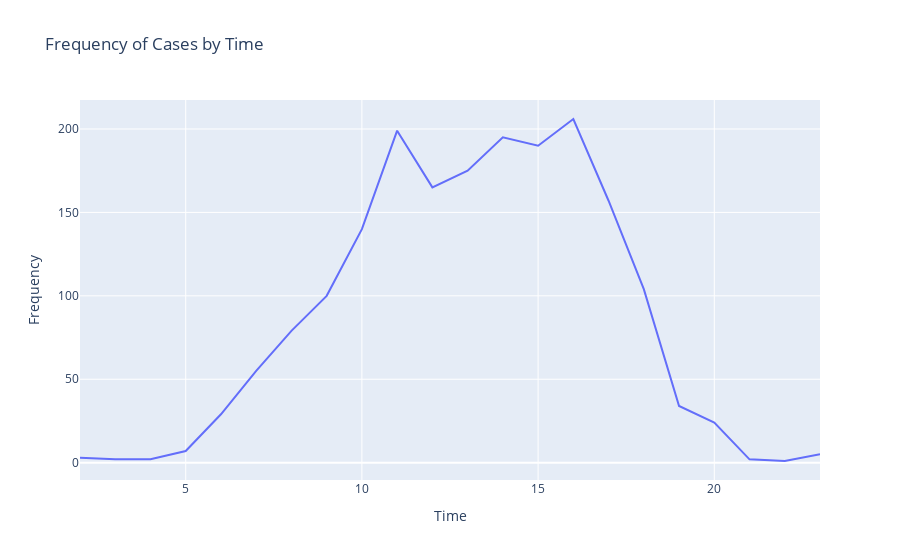
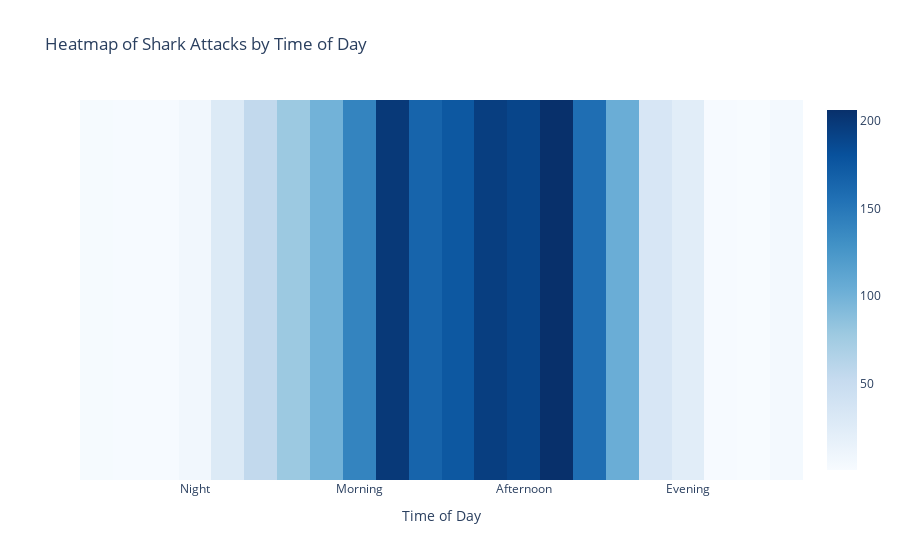

Source (notebook cell) for these figures, in order:
### Markdown cell above
**Breakfast time may be prime dining hours:** With more people engaging in sports activities during the morning, sharks may have a higher chance of encountering potential prey, leading to increased feeding opportunities.

### Code cell
# Grouping by 'Time' and counting the frequency of cases
time_frequency = attacks.groupby('Time').size().reset_index(name='Frequency')

# Sorting by time
time_frequency = time_frequency.sort_values(by='Time')

# Create a line plot
fig_line = px.line(time_frequency, x='Time', y='Frequency', title='Frequency of Cases by Time')

# Create a heatmap
fig_heatmap = px.imshow([time_frequency['Frequency']], 
                        labels=dict(x="Time of Day", y=""),
                        x=time_frequency['Time'], y=[''],
                        color_continuous_scale='blues',
                        aspect='auto',
                        title='Heatmap of Shark Attacks by Time of Day')
fig_heatmap.update_xaxes(tickvals=[5, 10, 15, 20], 
                         ticktext=['Night', 'Morning', 'Afternoon', 'Evening'])

# Display the plots
fig_line.show()
fig_heatmap.show()

### Figure 1 — Plotly figure (JSON) as saved in the notebook; plotly's stock layout.template omitted (floating-point values rounded to 4 significant figures)
{"data": [{"hovertemplate": "Time=%{x}<br>Frequency=%{y}<extra></extra>", "legendgroup": "", "line": {"color": "#636efa", "dash": "solid"}, "marker": {"symbol": "circle"}, "mode": "lines", "name": "", "orientation": "v", "showlegend": false, "type": "scatter", "x": [2, 3, 4, 5, 6, 7, 8, 9, 10, 11, 12, 13, 14, 15, 16, 17, 18, 19, 20, 21, 22, 23], "xaxis": "x", "y": [3, 2, 2, 7, 29, 55, 79, 100, 140, 199, 165, 175, 195, 190, 206, 157, 104, 34, 24, 2, 1, 5], "yaxis": "y"}], "layout": {"legend": {"tracegroupgap": 0}, "title": {"text": "Frequency of Cases by Time"}, "xaxis": {"anchor": "y", "domain": [0, 1], "title": {"text": "Time"}}, "yaxis": {"anchor": "x", "domain": [0, 1], "title": {"text": "Frequency"}}}}

### Figure 2 — Plotly figure (JSON) as saved in the notebook; plotly's stock layout.template omitted (floating-point values rounded to 4 significant figures)
{"data": [{"coloraxis": "coloraxis", "hovertemplate": "Time of Day: %{x}<br>y: %{y}<br>color: %{z}<extra></extra>", "name": "0", "type": "heatmap", "x": [2, 3, 4, 5, 6, 7, 8, 9, 10, 11, 12, 13, 14, 15, 16, 17, 18, 19, 20, 21, 22, 23], "xaxis": "x", "y": [""], "yaxis": "y", "z": [[3, 2, 2, 7, 29, 55, 79, 100, 140, 199, 165, 175, 195, 190, 206, 157, 104, 34, 24, 2, 1, 5]]}], "layout": {"coloraxis": {"colorscale": [[0, "rgb(247,251,255)"], [0.125, "rgb(222,235,247)"], [0.25, "rgb(198,219,239)"], [0.375, "rgb(158,202,225)"], [0.5, "rgb(107,174,214)"], [0.625, "rgb(66,146,198)"], [0.75, "rgb(33,113,181)"], [0.875, "rgb(8,81,156)"], [1, "rgb(8,48,107)"]]}, "title": {"text": "Heatmap of Shark Attacks by Time of Day"}, "xaxis": {"anchor": "y", "domain": [0, 1], "ticktext": ["Night", "Morning", "Afternoon", "Evening"], "tickvals": [5, 10, 15, 20], "title": {"text": "Time of Day"}}, "yaxis": {"anchor": "x", "autorange": "reversed", "domain": [0, 1]}}}
